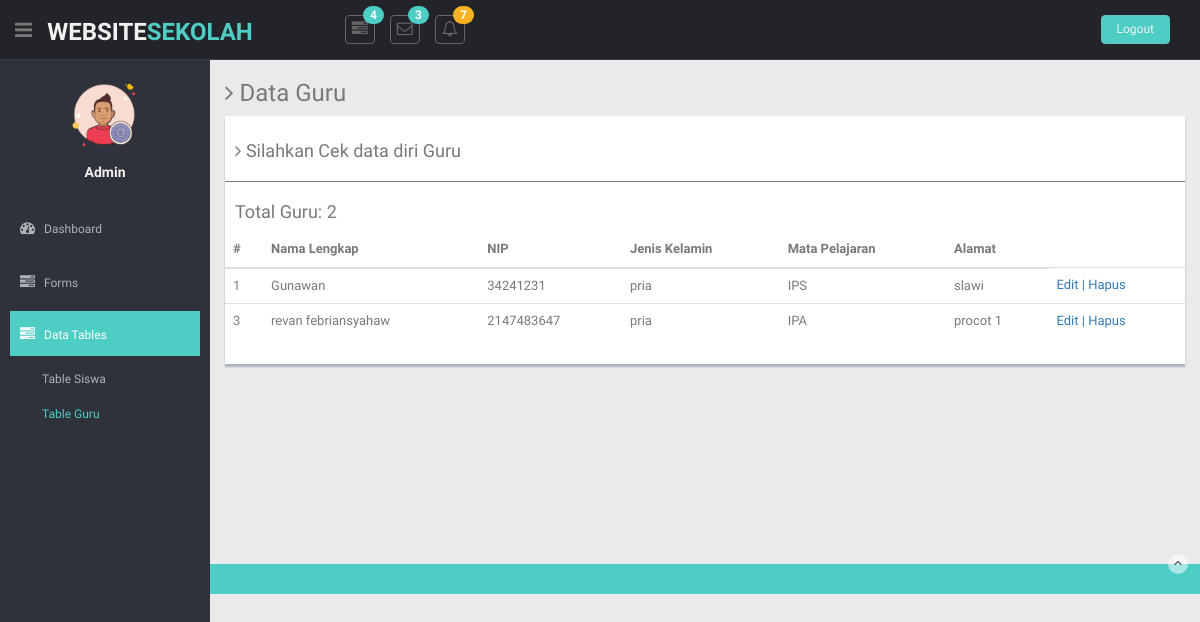
Page /table_guru.php on the committed database.
### tables this page shows
CREATE TABLE `tbl_guru` (
  `id_guru` int(10) NOT NULL,
  `nama_lengkap` varchar(100) NOT NULL,
  `nip` int(50) NOT NULL,
  `jenis_kelamin` varchar(50) NOT NULL,
  `mata_pelajaran` varchar(100) NOT NULL,
  `alamat` varchar(150) NOT NULL
);

### table_guru.php (the view, shortened to what this page needs)
<?php
include("koneksi.php");
?>
<!DOCTYPE html>
<html lang="en">
<head>
  <link href="lib/bootstrap/css/bootstrap.min.css" rel="stylesheet">
  <link href="lib/font-awesome/css/font-awesome.css" rel="stylesheet" />
  <link href="css/style.css" rel="stylesheet">
  <link href="css/style-responsive.css" rel="stylesheet">
</head>
<body>
  <section id="container">
    <header class="header black-bg">
      <div class="sidebar-toggle-box">
        <div class="fa fa-bars tooltips" data-placement="right" data-original-title="Toggle Navigation"></div>
      </div>
      <a href="beranda.php" class="logo"><b>WEBSITE<span>SEKOLAH</span></b></a>
      <div class="nav notify-row" id="top_menu">
        <ul class="nav top-menu">
          <li class="dropdown">
            <a data-toggle="dropdown" class="dropdown-toggle" href="#">
              <i class="fa fa-tasks"></i>
              <span class="badge bg-theme">4</span>
              </a>
          </li>
          <li id="header_inbox_bar" class="dropdown">
            <a data-toggle="dropdown" class="dropdown-toggle" href="#">
              <i class="fa fa-envelope-o"></i>
              <span class="badge bg-theme">3</span>
              </a>
          </li>
          <li id="header_notification_bar" class="dropdown">
            <a data-toggle="dropdown" class="dropdown-toggle" href="#">
              <i class="fa fa-bell-o"></i>
              <span class="badge bg-warning">7</span>
              </a>
          </li>
        </ul>
      </div>
      <div class="top-menu">
        <ul class="nav pull-right top-menu">
          <li><a class="logout" href="index.php">Logout</a></li>
        </ul>
      </div>
    </header>
    <aside>
      <div id="sidebar" class="nav-collapse ">
        <ul class="sidebar-menu" id="nav-accordion">
          <p class="centered"><img src="img/ui-sam.png" class="img-circle" width="80"></p>
          <h5 class="centered">Admin</h5>
          <li class="mt">
            <a href="beranda.php">
              <i class="fa fa-dashboard"></i>
              <span>Dashboard</span>
              </a>
          </li>
          <li class="sub-menu">
            <a href="javascript:;">
              <i class="fa fa-tasks"></i>
              <span>Forms</span>
              </a>
          </li>
          <li class="sub-menu">
            <a class="active" href="javascript:;">
              <i class="fa fa-tasks"></i>
              <span>Data Tables</span>
              </a>
            <ul class="sub">
              <li><a href="table_siswa.php">Table Siswa</a></li>
              <li class="active"><a href="table_guru.php">Table Guru</a></li>
            </ul>
          </li>
        </ul>
      </div>
    </aside>
    <section id="main-content">
      <section class="wrapper">
        <h3><i class="fa fa-angle-right"></i> Data Guru</h3>
        <div class="row">
          <div class="col-md-12">
            <div class="content-panel">
              <h4><i class="fa fa-angle-right"></i> Silahkan Cek data diri Guru</h4>
              <hr>
              <table class="table">
                <thead>
                  <tr>
                    <th>#</th>
                    <th>Nama Lengkap</th>
                    <th>NIP</th>
                    <th>Jenis Kelamin</th>
                    <th>Mata Pelajaran</th>
                    <th>Alamat</th>
                  </tr>
                </thead>
                <tbody>
                <?php
                  $sql = "SELECT * FROM tbl_guru";
                  $query = mysqli_query($db,$sql);
                  while($guru = mysqli_fetch_array($query)){
                    echo "<tr>";
                    echo "<td>".$guru['id_guru']."</td>";
                    echo "<td>".$guru['nama_lengkap']."</td>";
                    echo "<td>".$guru['nip']."</td>";
                    echo "<td>".$guru['jenis_kelamin']."</td>";
                    echo "<td>".$guru['mata_pelajaran']."</td>";
                    echo "<td>".$guru['alamat']."</td>";
                    echo "<td>";
                    echo "<a href='form_edit_guru.php?id=".$guru['id_guru']."'>Edit |</a>";
                    echo "<a href='proses_hapus_guru.php?id=".$guru['id_guru']."'> Hapus</a>";
                    echo "</td>";
                    echo "</tr>";
                }
                ?>
                 <h4>Total Guru: <?php echo mysqli_num_rows($query) ?></h4>
                </tbody>
              </table>
            </div>
          </div>
      </section>
    </section>
    <br><br><br><br><br><br><br><br><br><br><footer class="site-footer">
      <div class="text-center">
        <a href="form_validation.html#" class="go-top">
          <i class="fa fa-angle-up"></i>
          </a>
      </div>
    </footer>
  </section>
</body>
</html>

### css/style.css (style rules this page uses)
body { color: #797979; background: #eaeaea; font-family: 'Ruda', sans-serif; padding: 0px !important; margin: 0px !important; font-size:13px; }
ul li { list-style: none; }
a, a:hover, a:focus { text-decoration: none; outline: none; }
#container { width: 100%; height: 100%; }
.bg-theme { background-color: #4ECDC4; }
hr { margin-top: 20px; margin-bottom: 20px; border: 0; border-top: 1px solid #797979; }
.centered { text-align: center; }
.mt { margin-top: 25px; }
ul.top-menu > li > .logout { color: #f2f2f2; font-size: 12px; border-radius: 4px; -webkit-border-radius: 4px; border: 1px solid #64c3c2 !important; padding: 5px 15px; margin-right: 15px; background: #4ECDC4; margin-top: 15px; }
#sidebar { width: 210px; height: 100%; position: fixed; background: #2f323a; }
#sidebar h5 { color: #f2f2f2; font-weight: 700; }
#sidebar ul li { position: relative; }
#sidebar .sub-menu > .sub li { padding-left: 32px; }
#sidebar .sub-menu > .sub li:last-child { padding-bottom: 10px; }
ul.sidebar-menu , ul.sidebar-menu li ul.sub { margin: -2px 0 0; padding: 0; }
ul.sidebar-menu { margin-top: 75px; }
#sidebar > ul > li > ul.sub { display: none; }
#sidebar > ul > li.active > ul.sub, #sidebar > ul > li > ul.sub > li > a { display: block; }
ul.sidebar-menu li ul.sub li { background: #2f323a; margin-bottom: 0; margin-left: 0; margin-right: 0; }
ul.sidebar-menu li ul.sub li:last-child { border-radius: 0 0 4px 4px; -webkit-border-radius: 0 0 4px 4px; }
ul.sidebar-menu li ul.sub li a { font-size: 12px; padding: 6px 0; line-height: 35px; height: 35px; -webkit-transition: all 0.3s ease; -moz-transition: all 0.3s ease; -o-transition: all 0.3s ease; -ms-transition: all 0.3s ease; transition: all 0.3s ease; color: #aeb2b7; }
ul.sidebar-menu li ul.sub li.active a { color: #4ECDC4; -webkit-transition: all 0.3s ease; -moz-transition: all 0.3s ease; -o-transition: all 0.3s ease; -ms-transition: all 0.3s ease; transition: all 0.3s ease; display: block; }
ul.sidebar-menu li { margin-bottom: 5px; margin-left:10px; margin-right:10px; }
ul.sidebar-menu li.sub-menu { line-height: 15px; }
ul.sidebar-menu li a span { display: inline-block; }
ul.sidebar-menu li a { color: #aeb2b7; text-decoration: none; display: block; padding: 15px 0 15px 10px; font-size: 12px; outline: none; -webkit-transition: all 0.3s ease; -moz-transition: all 0.3s ease; -o-transition: all 0.3s ease; -ms-transition: all 0.3s ease; transition: all 0.3s ease; }
ul.sidebar-menu li a.active, ul.sidebar-menu li a:hover, ul.sidebar-menu li a:focus { background: #4ECDC4; color: #fff; display: block; -webkit-transition: all 0.3s ease; -moz-transition: all 0.3s ease; -o-transition: all 0.3s ease; -ms-transition: all 0.3s ease; transition: all 0.3s ease; }
ul.sidebar-menu li a i { font-size: 15px; padding-right: 6px; }
ul.sidebar-menu li a.active i { color: #fff; }
#main-content { margin-left: 210px; }
.header, .footer { min-height: 60px; padding: 0 15px; }
.header { position: fixed; left: 0; right: 0; z-index: 1002; }
.black-bg { background: #22242a; border-bottom: 1px solid #393d46; }
.wrapper { display: inline-block; margin-top: 60px; padding-left: 15px; padding-right: 15px; padding-bottom: 15px; padding-top: 0px; width: 100%; }
a.logo { font-size: 24px; color: #f2f2f2; float: left; margin-top: 15px; text-transform: uppercase; }
a.logo b { font-weight: 900; }
a.logo span { color: #4ECDC4; }
#top_menu .nav > li, ul.top-menu > li { float: left; }
.notify-row { float: left; margin-top: 15px; margin-left: 92px; }
ul.top-menu > li > a { color: #666666; font-size: 16px; border-radius: 4px; -webkit-border-radius: 4px; border:1px solid #666666 !important; padding: 2px 6px; margin-right: 15px; }
.notify-row .badge { position: absolute; right: -10px; top: -10px; z-index: 100; }
.sidebar-toggle-box { float: left; padding-right: 15px; margin-top: 20px; }
.sidebar-toggle-box .fa-bars { cursor: pointer; display: inline-block; font-size: 20px; }
.content-panel { background: #ffffff; box-shadow: 0px 3px 2px #aab2bd; padding-top: 15px; padding-bottom: 5px; }
.content-panel h4 { margin-left: 10px; }
.badge.bg-warning { background: #FCB322; }
.site-footer { background: #4ECDC4; color: #fff; padding: 15px 0; }
.go-top { margin-right: 1%; margin-top: -25px; float: right; background: rgba(255,255,255,.5); width: 20px; height: 20px; border-radius: 50%; -webkit-border-radius: 50%; }
.go-top i { color: #2A3542; }

### rows in the picture
tbl_guru: id_guru "1", nama_lengkap "Gunawan", nip "34241231", jenis_kelamin "pria", mata_pelajaran "IPS", alamat "slawi"
tbl_guru: id_guru "3", nama_lengkap "revan febriansyahaw", nip "2147483647", jenis_kelamin "pria", mata_pelajaran "IPA", alamat "procot 1"

### other values in the picture
mysqli_num_rows($query) "2"
